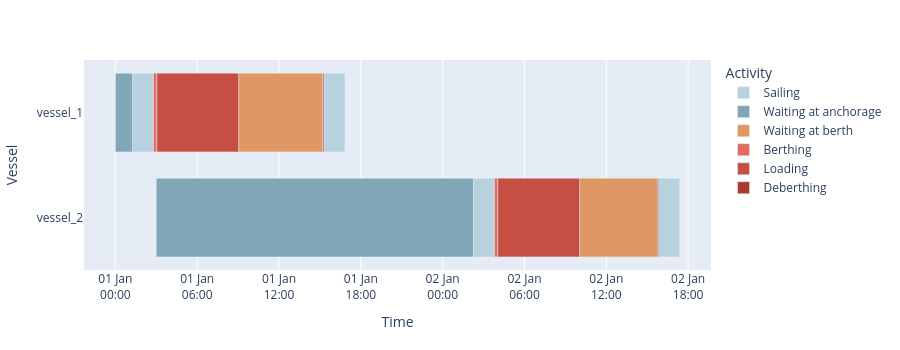

This figure's notebook cell:
### Code cell
fig = quay.plot_vessel_arrival_timeline()
fig

### Figure 1 — Plotly figure (JSON) as saved in the notebook; plotly's stock layout.template omitted (floating-point values rounded to 4 significant figures)
{"data": [{"base": ["2024-01-01T01:15:00.000000", "2024-01-01T15:17:36.000000", "2024-01-02T02:14:59.999999", "2024-01-02T15:50:00.000000"], "customdata": [[1.543], [1.543], [1.543], [1.543]], "hovertemplate": "Activity=Sailing<br>Start=%{base|%Y-%m-%d %H:%M:%S}<br>Stop=%{x|%Y-%m-%d %H:%M:%S}<br>Vessel=%{y}<br>Duration (hours)=%{customdata[0]:.2f}<extra></extra>", "legendgroup": "Sailing", "marker": {"color": "#B7D2DE", "pattern": {"shape": ""}}, "name": "Sailing", "orientation": "h", "showlegend": true, "textposition": "auto", "type": "bar", "x": [5555555, 5555555, 5555555, 5555555], "xaxis": "x", "y": ["vessel_1", "vessel_1", "vessel_2", "vessel_2"], "yaxis": "y"}, {"base": ["2024-01-01T00:00:00.000000", "2024-01-01T03:00:00.000000"], "customdata": [[1.25], [23.25]], "hovertemplate": "Activity=Waiting at anchorage<br>Start=%{base|%Y-%m-%d %H:%M:%S}<br>Stop=%{x|%Y-%m-%d %H:%M:%S}<br>Vessel=%{y}<br>Duration (hours)=%{customdata[0]:.2f}<extra></extra>", "legendgroup": "Waiting at anchorage", "marker": {"color": "#80A6B7", "pattern": {"shape": ""}}, "name": "Waiting at anchorage", "orientation": "h", "showlegend": true, "textposition": "auto", "type": "bar", "x": [4500000, 83699999], "xaxis": "x", "y": ["vessel_1", "vessel_2"], "yaxis": "y"}, {"base": ["2024-01-01T09:02:35.555556", "2024-01-02T10:02:35.555554"], "customdata": [[6.167], [5.707]], "hovertemplate": "Activity=Waiting at berth<br>Start=%{base|%Y-%m-%d %H:%M:%S}<br>Stop=%{x|%Y-%m-%d %H:%M:%S}<br>Vessel=%{y}<br>Duration (hours)=%{customdata[0]:.2f}<extra></extra>", "legendgroup": "Waiting at berth", "marker": {"color": "#DF9763", "pattern": {"shape": ""}}, "name": "Waiting at berth", "orientation": "h", "showlegend": true, "textposition": "auto", "type": "bar", "x": [22200444, 20544444], "xaxis": "x", "y": ["vessel_1", "vessel_2"], "yaxis": "y"}, {"base": ["2024-01-01T02:47:35.555556", "2024-01-02T03:47:35.555554"], "customdata": [[0.25], [0.25]], "hovertemplate": "Activity=Berthing<br>Start=%{base|%Y-%m-%d %H:%M:%S}<br>Stop=%{x|%Y-%m-%d %H:%M:%S}<br>Vessel=%{y}<br>Duration (hours)=%{customdata[0]:.2f}<extra></extra>", "legendgroup": "Berthing", "marker": {"color": "#DF6D63", "pattern": {"shape": ""}}, "name": "Berthing", "orientation": "h", "showlegend": true, "textposition": "auto", "type": "bar", "x": [900000, 900000], "xaxis": "x", "y": ["vessel_1", "vessel_2"], "yaxis": "y"}, {"base": ["2024-01-01T03:02:35.555556", "2024-01-02T04:02:35.555554"], "customdata": [[6.0], [6.0]], "hovertemplate": "Activity=Loading<br>Start=%{base|%Y-%m-%d %H:%M:%S}<br>Stop=%{x|%Y-%m-%d %H:%M:%S}<br>Vessel=%{y}<br>Duration (hours)=%{customdata[0]:.2f}<extra></extra>", "legendgroup": "Loading", "marker": {"color": "#C64E43", "pattern": {"shape": ""}}, "name": "Loading", "orientation": "h", "showlegend": true, "textposition": "auto", "type": "bar", "x": [21600000, 21600000], "xaxis": "x", "y": ["vessel_1", "vessel_2"], "yaxis": "y"}, {"base": ["2024-01-01T15:12:36.000000", "2024-01-02T15:45:00.000000"], "customdata": [[0.08333], [0.08333]], "hovertemplate": "Activity=Deberthing<br>Start=%{base|%Y-%m-%d %H:%M:%S}<br>Stop=%{x|%Y-%m-%d %H:%M:%S}<br>Vessel=%{y}<br>Duration (hours)=%{customdata[0]:.2f}<extra></extra>", "legendgroup": "Deberthing", "marker": {"color": "#AD3A30", "pattern": {"shape": ""}}, "name": "Deberthing", "orientation": "h", "showlegend": true, "textposition": "auto", "type": "bar", "x": [300000, 300000], "xaxis": "x", "y": ["vessel_1", "vessel_2"], "yaxis": "y"}], "layout": {"bargap": 0.25, "barmode": "overlay", "height": 350, "hovermode": "closest", "legend": {"title": {"text": "Activity"}, "tracegroupgap": 0}, "margin": {"t": 60}, "xaxis": {"anchor": "y", "domain": [0, 1], "rangeslider": {"visible": false}, "tickformat": "%d %b\n%H:%M", "title": {"text": "Time"}, "type": "date"}, "yaxis": {"anchor": "x", "autorange": "reversed", "domain": [0, 1], "title": {"text": "Vessel"}}}}
